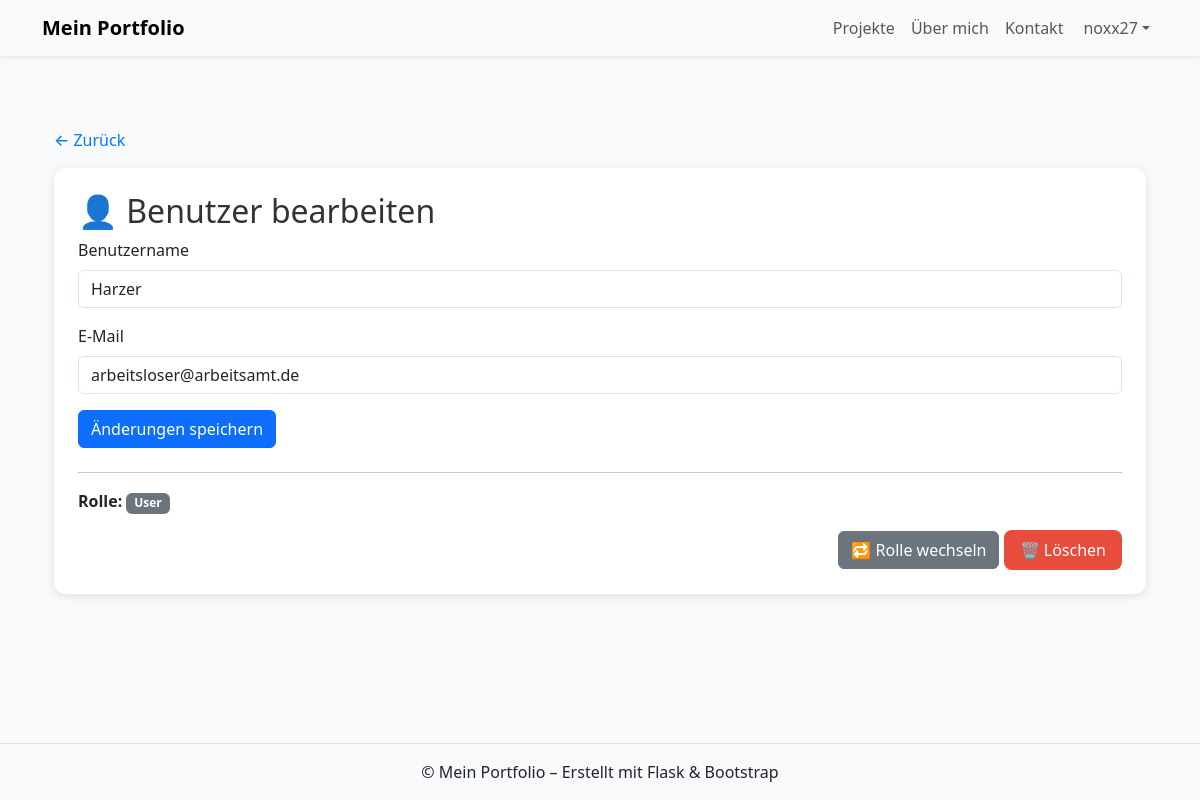
/admin/user/3 (signed in), run on an earlier commit of the app's database.
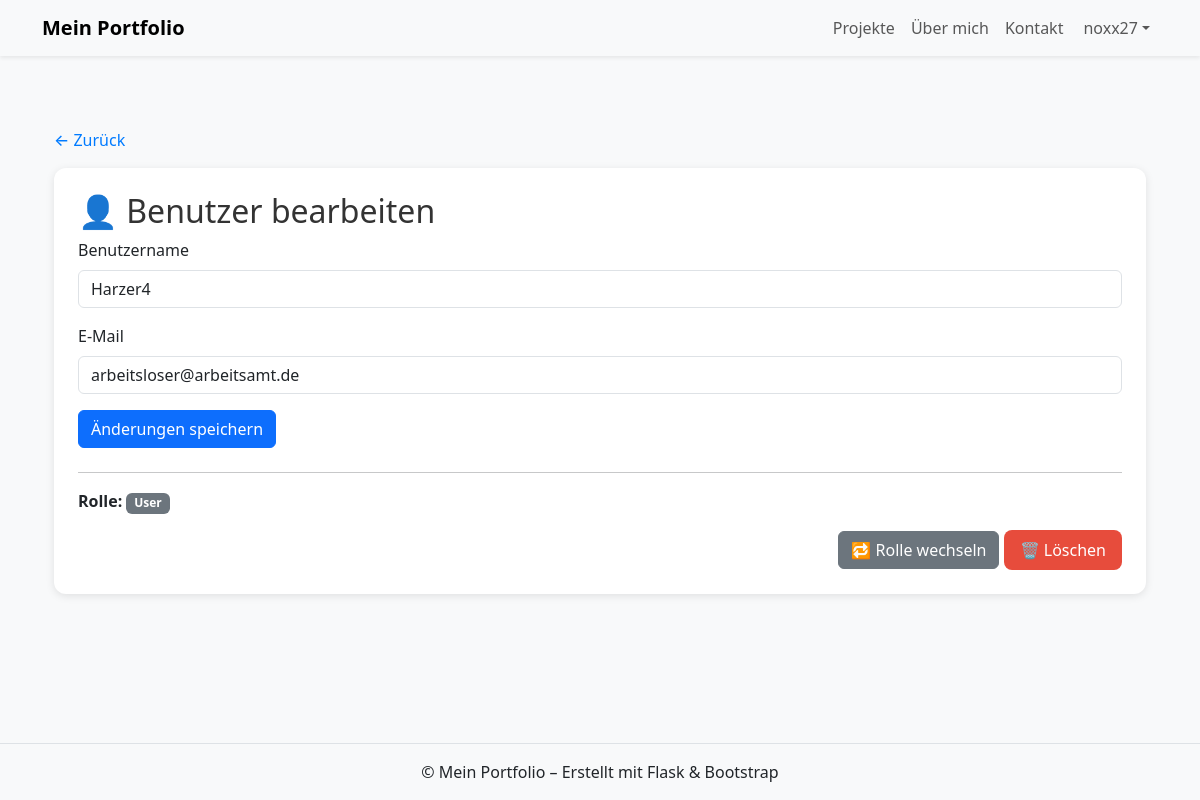
And on a later commit of the database.
### app/models/user.py (models this page shows, shortened)
class User(db.Model, UserMixin):
    id = db.Column(db.Integer, primary_key=True)
    username = db.Column(db.String(50), unique=True, nullable=False)
    email = db.Column(db.String(120), unique=True, nullable=False)
    password_hash = db.Column(db.String(128), nullable=False)
    role = db.Column(db.String(10), default="user")  # "user" oder "admin"
    def is_admin(self):
        return self.role == "admin"

### app/routes/admin.py (the view)
@admin_bp.route("/user/<int:user_id>", methods=["GET", "POST"])
@login_required
def user_detail(user_id):
    user = User.query.get_or_404(user_id)
    if request.method == "POST":
        user.username = request.form.get("username", user.username)
        user.email = request.form.get("email", user.email)
        db.session.commit()
        flash("Benutzerdaten wurden aktualisiert.", "success")
        return redirect(url_for("admin.user_detail", user_id=user.id))
    return render_template("admin/user_detail.html", user=user)

### app/routes/admin.py (called while the page is built)
@admin_bp.before_request
def restrict_to_admins():
    if not current_user.is_authenticated or not current_user.is_admin():
        abort(403)

### app/templates/admin/user_detail.html (shortened to what this page needs)
{% extends "base.html" %}
{% block content %}
<link rel="stylesheet" href="{{ url_for('static', filename='css/admin.css') }}">
<div class="container mt-4">
  <a href="{{ url_for('admin.users') }}" class="back-btn">← Zurück</a>
  <div class="detail-card">
    <h2>👤 Benutzer bearbeiten</h2>
    <form method="POST" class="mb-4">
      <div class="mb-3">
        <label for="username" class="form-label">Benutzername</label>
        <input type="text" id="username" name="username" class="form-control" value="{{ user.username }}">
      </div>
      <div class="mb-3">
        <label for="email" class="form-label">E-Mail</label>
        <input type="email" id="email" name="email" class="form-control" value="{{ user.email }}">
      </div>
      <button type="submit" class="btn btn-primary">Änderungen speichern</button>
    </form>
    <hr>
    <p><strong>Rolle:</strong>
      {% if user.role == "admin" %}
        <span class="badge bg-danger">Admin</span>
      {% else %}
        <span class="badge bg-secondary">User</span>
      {% endif %}
    </p>
    <div class="actions mt-3">
      <a href="{{ url_for('admin.toggle_role', user_id=user.id) }}" class="btn btn-secondary">🔁 Rolle wechseln</a>
      <a href="{{ url_for('admin.delete_user', user_id=user.id) }}" class="btn btn-danger"
         onclick="return confirm('Diesen Benutzer wirklich löschen?')">🗑️ Löschen</a>
    </div>
  </div>
</div>
{% endblock %}

What changed in the data, as far as the page shows it:
changed User "arbeitsloser@arbeitsamt.de": username "Harzer" → "Harzer4"
